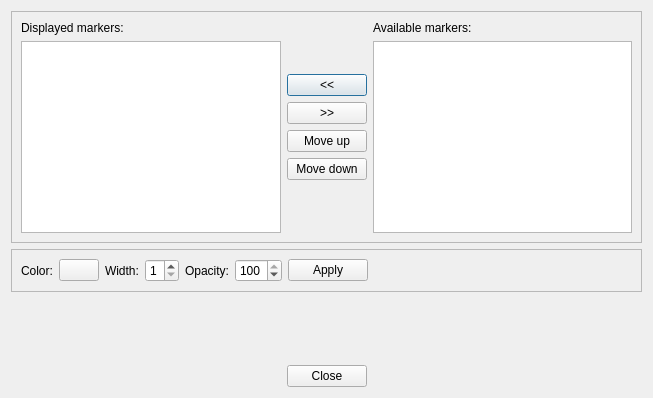
<?xml version="1.0" encoding="UTF-8"?>
<ui version="4.0">
 <class>MarkerItemsDialog</class>
 <widget class="QDialog" name="MarkerItemsDialog">
  <property name="geometry">
   <rect>
    <x>0</x>
    <y>0</y>
    <width>653</width>
    <height>398</height>
   </rect>
  </property>
  <property name="windowTitle">
   <string>Dialog</string>
  </property>
  <layout class="QVBoxLayout" name="verticalLayout_4">
   <item>
    <widget class="QFrame" name="frame">
     <property name="frameShape">
      <enum>QFrame::StyledPanel</enum>
     </property>
     <property name="frameShadow">
      <enum>QFrame::Raised</enum>
     </property>
     <layout class="QHBoxLayout" name="horizontalLayout_2">
      <item>
       <layout class="QVBoxLayout" name="verticalLayout_2">
        <item>
         <widget class="QLabel" name="label">
          <property name="text">
           <string>Displayed markers:</string>
          </property>
         </widget>
        </item>
        <item>
         <widget class="QListWidget" name="lwDisplayed">
          <property name="selectionMode">
           <enum>QAbstractItemView::ExtendedSelection</enum>
          </property>
          <property name="selectionBehavior">
           <enum>QAbstractItemView::SelectRows</enum>
          </property>
         </widget>
        </item>
       </layout>
      </item>
      <item>
       <layout class="QVBoxLayout" name="verticalLayout">
        <item>
         <spacer name="verticalSpacer_3">
          <property name="orientation">
           <enum>Qt::Vertical</enum>
          </property>
          <property name="sizeHint" stdset="0">
           <size>
            <width>20</width>
            <height>40</height>
           </size>
          </property>
         </spacer>
        </item>
        <item>
         <widget class="QPushButton" name="pbAdd">
          <property name="text">
           <string>&lt;&lt;</string>
          </property>
         </widget>
        </item>
        <item>
         <widget class="QPushButton" name="pbRemove">
          <property name="text">
           <string>&gt;&gt;</string>
          </property>
         </widget>
        </item>
        <item>
         <widget class="QPushButton" name="pbMoveUp">
          <property name="text">
           <string>Move up</string>
          </property>
         </widget>
        </item>
        <item>
         <widget class="QPushButton" name="pbMoveDown">
          <property name="text">
           <string>Move down</string>
          </property>
         </widget>
        </item>
        <item>
         <spacer name="verticalSpacer">
          <property name="orientation">
           <enum>Qt::Vertical</enum>
          </property>
          <property name="sizeHint" stdset="0">
           <size>
            <width>20</width>
            <height>40</height>
           </size>
          </property>
         </spacer>
        </item>
       </layout>
      </item>
      <item>
       <layout class="QVBoxLayout" name="verticalLayout_3">
        <item>
         <widget class="QLabel" name="label_3">
          <property name="text">
           <string>Available markers:</string>
          </property>
         </widget>
        </item>
        <item>
         <widget class="QListWidget" name="lwAvailable">
          <property name="selectionMode">
           <enum>QAbstractItemView::ExtendedSelection</enum>
          </property>
          <property name="selectionBehavior">
           <enum>QAbstractItemView::SelectRows</enum>
          </property>
         </widget>
        </item>
       </layout>
      </item>
     </layout>
    </widget>
   </item>
   <item>
    <widget class="QFrame" name="frame_2">
     <property name="frameShape">
      <enum>QFrame::StyledPanel</enum>
     </property>
     <property name="frameShadow">
      <enum>QFrame::Raised</enum>
     </property>
     <layout class="QHBoxLayout" name="horizontalLayout">
      <item>
       <widget class="QLabel" name="label_2">
        <property name="text">
         <string>Color:</string>
        </property>
       </widget>
      </item>
      <item>
       <widget class="ColorButton" name="cbColor">
        <property name="text">
         <string/>
        </property>
       </widget>
      </item>
      <item>
       <widget class="QLabel" name="label_4">
        <property name="text">
         <string>Width:</string>
        </property>
       </widget>
      </item>
      <item>
       <widget class="QSpinBox" name="sbWidth">
        <property name="minimum">
         <number>1</number>
        </property>
        <property name="maximum">
         <number>9</number>
        </property>
        <property name="value">
         <number>1</number>
        </property>
       </widget>
      </item>
      <item>
       <widget class="QLabel" name="label_5">
        <property name="text">
         <string>Opacity:</string>
        </property>
       </widget>
      </item>
      <item>
       <widget class="QSpinBox" name="sbOpacity">
        <property name="toolTip">
         <string>Opacity</string>
        </property>
        <property name="maximum">
         <number>100</number>
        </property>
        <property name="value">
         <number>100</number>
        </property>
       </widget>
      </item>
      <item>
       <widget class="QPushButton" name="pbApply">
        <property name="text">
         <string>Apply</string>
        </property>
       </widget>
      </item>
      <item>
       <spacer name="horizontalSpacer">
        <property name="orientation">
         <enum>Qt::Horizontal</enum>
        </property>
        <property name="sizeHint" stdset="0">
         <size>
          <width>206</width>
          <height>20</height>
         </size>
        </property>
       </spacer>
      </item>
     </layout>
    </widget>
   </item>
   <item>
    <spacer name="verticalSpacer_2">
     <property name="orientation">
      <enum>Qt::Vertical</enum>
     </property>
     <property name="sizeHint" stdset="0">
      <size>
       <width>20</width>
       <height>39</height>
      </size>
     </property>
    </spacer>
   </item>
   <item>
    <layout class="QHBoxLayout" name="horizontalLayout_3">
     <item>
      <spacer name="horizontalSpacer_2">
       <property name="orientation">
        <enum>Qt::Horizontal</enum>
       </property>
       <property name="sizeHint" stdset="0">
        <size>
         <width>40</width>
         <height>20</height>
        </size>
       </property>
      </spacer>
     </item>
     <item>
      <widget class="QPushButton" name="pbClose">
       <property name="text">
        <string>Close</string>
       </property>
      </widget>
     </item>
     <item>
      <spacer name="horizontalSpacer_3">
       <property name="orientation">
        <enum>Qt::Horizontal</enum>
       </property>
       <property name="sizeHint" stdset="0">
        <size>
         <width>40</width>
         <height>20</height>
        </size>
       </property>
      </spacer>
     </item>
    </layout>
   </item>
  </layout>
 </widget>
 <customwidgets>
  <customwidget>
   <class>ColorButton</class>
   <extends>QPushButton</extends>
   <header location="global">colorbutton.h</header>
  </customwidget>
 </customwidgets>
 <resources/>
 <connections>
  <connection>
   <sender>pbClose</sender>
   <signal>clicked()</signal>
   <receiver>MarkerItemsDialog</receiver>
   <slot>accept()</slot>
   <hints>
    <hint type="sourcelabel">
     <x>317</x>
     <y>334</y>
    </hint>
    <hint type="destinationlabel">
     <x>317</x>
     <y>179</y>
    </hint>
   </hints>
  </connection>
 </connections>
</ui>
